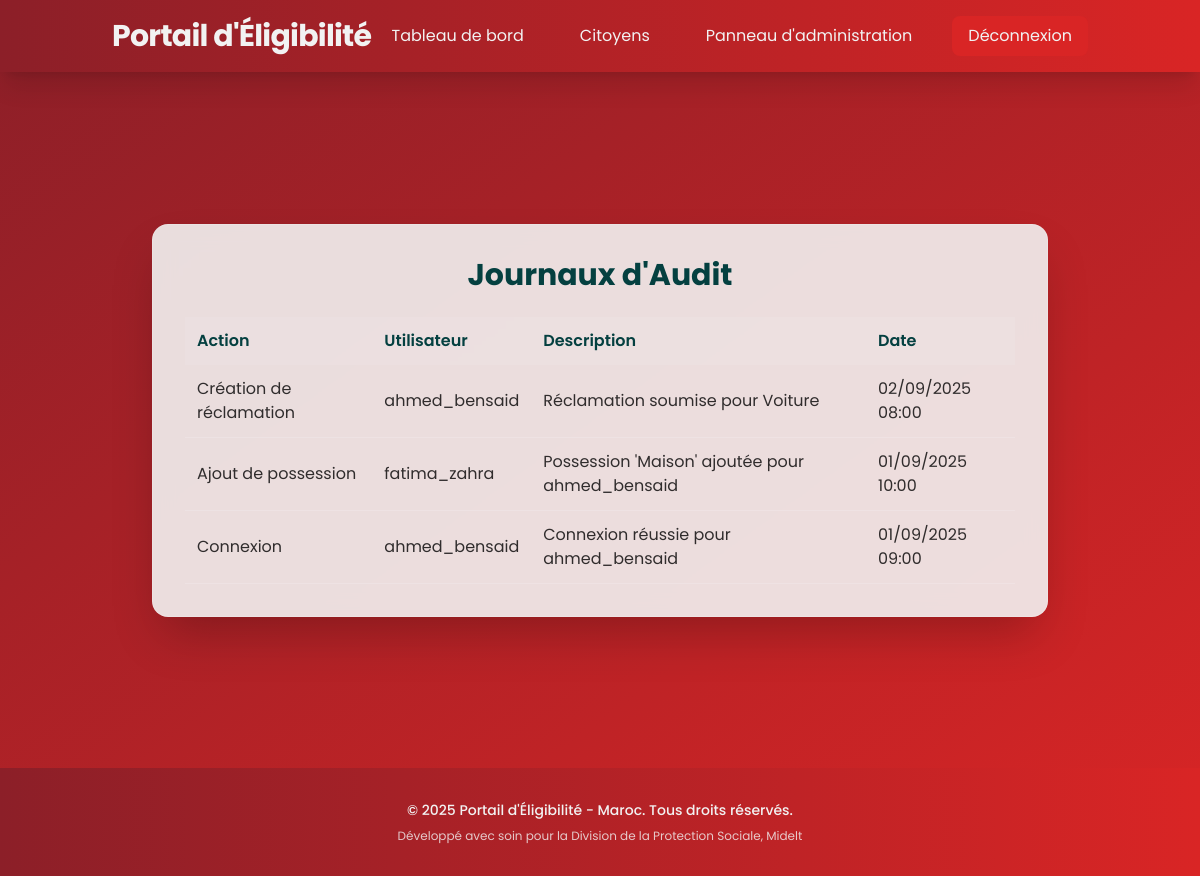
The app's page /admin-panel/audit-logs/ (signed in), older data.
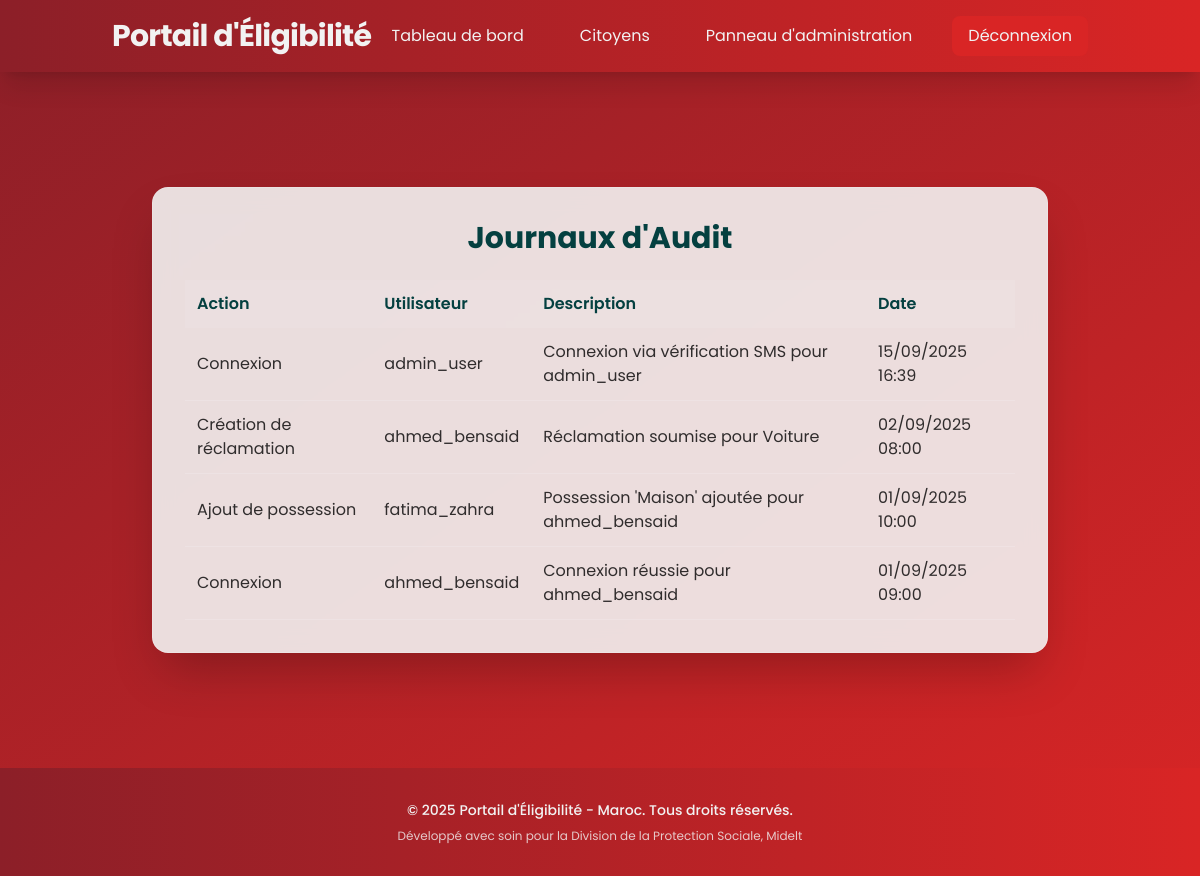
The same page, newer data.
### website/models.py (models this page shows)
class AuditLog(models.Model):
    ACTION_TYPES = [
        ('user_login', 'User Login'),
        ('possession_added', 'Possession Added'),
        ('possession_updated', 'Possession Updated'),
        ('reclamation_created', 'Reclamation Created'),
        ('reclamation_investigated', 'Reclamation Investigated'),
        ('fine_applied', 'Fine Applied'),
        ('application_submitted', 'Application Submitted'),
        ('application_reviewed', 'Application Reviewed'),
        ('calculation_performed', 'Social Indicator Calculated'),
    ]
    user = models.ForeignKey(User, on_delete=models.CASCADE)
    action_type = models.CharField(max_length=30, choices=ACTION_TYPES)
    description = models.TextField()
    ip_address = models.GenericIPAddressField()
    user_agent = models.TextField()
    related_citizen = models.ForeignKey(User, on_delete=models.CASCADE, null=True, blank=True, related_name='audit_logs_about')
    metadata = models.JSONField(default=dict)  # Store additional context
    timestamp = models.DateTimeField(auto_now_add=True)

class User(AbstractUser):
    USER_TYPES = [
        ('citizen', 'Citizen'),
        ('data_entry_staff', 'Data Entry Staff'),
        ('investigator', 'Investigator'),
        ('supervisor', 'Supervisor'),
        ('admin', 'Admin'),
    ]
    user_type = models.CharField(max_length=20, choices=USER_TYPES, default='citizen')
    national_id = models.CharField(max_length=20, unique=True)
    phone_validator = RegexValidator(regex=r'^\+212[0-9]{9}$', message="Phone number must be in format: '+212xxxxxxxxx'")
    phone_number = models.CharField(validators=[phone_validator], max_length=17, unique=True)
    birth_date = models.DateField(null=True, blank=True)
    address = models.TextField(blank=True)
    is_verified = models.BooleanField(default=False)
    verification_code = models.CharField(max_length=6, blank=True)
    created_at = models.DateTimeField(auto_now_add=True)
    updated_at = models.DateTimeField(auto_now=True)
    groups = models.ManyToManyField(
        'auth.Group',
        verbose_name='groups',
        blank=True,
        related_name='website_user_groups',  # Unique related_name
        help_text='The groups this user belongs to.',
    )
    user_permissions = models.ManyToManyField(
        'auth.Permission',
        verbose_name='user permissions',
        blank=True,
        related_name='website_user_permissions',  # Unique related_name
        help_text='Specific permissions for this user.',
    )

### website/views.py (the view)
# urls.py: path('admin-panel/audit-logs/', views.audit_logs, name='audit_logs'),
@login_required
@user_passes_test(is_admin)
def audit_logs(request):
    logs = AuditLog.objects.order_by('-timestamp')
    return render(request, 'admin/audit_logs.html', {'logs': logs})

### website/views.py (called while the page is built)
def is_admin(user):
    return user.user_type == 'admin'

### website/templates/admin/audit_logs.html (shortened to what this page needs)
{% extends 'base.html' %}
{% block content %}
<div class="flex items-center justify-center py-12" style="height:fit-content; min-height: 75vh;">
    <div class="glass p-8 rounded-2xl shadow-2xl w-full max-w-4xl animate-fade-in-up">
        <h1 class="text-3xl font-bold text-center text-[#044040] mb-6">Journaux d'Audit</h1>
        {% if logs %}
            <table class="w-full border-collapse">
                <thead>
                    <tr class="bg-[#F2F2F2]/10">
                        <th class="p-3 text-left text-[#044040] font-semibold">Action</th>
                        <th class="p-3 text-left text-[#044040] font-semibold">Utilisateur</th>
                        <th class="p-3 text-left text-[#044040] font-semibold">Description</th>
                        <th class="p-3 text-left text-[#044040] font-semibold">Date</th>
                    </tr>
                </thead>
                <tbody>
                    {% for log in logs %}
                        <tr class="border-b border-[#F2F2F2]/20">
                            <td class="p-3 text-[#000000]/80">
                                {% if log.action_type == 'user_login' %}Connexion
                                {% elif log.action_type == 'possession_added' %}Ajout de possession
                                {% elif log.action_type == 'possession_updated' %}Mise à jour de possession
                                {% elif log.action_type == 'reclamation_created' %}Création de réclamation
                                {% elif log.action_type == 'reclamation_investigated' %}Investigation de réclamation
                                {% elif log.action_type == 'fine_applied' %}Application d'amende
                                {% elif log.action_type == 'application_submitted' %}Soumission de demande
                                {% elif log.action_type == 'application_reviewed' %}Examen de demande
                                {% elif log.action_type == 'calculation_performed' %}Calcul d'indicateur social
                                {% endif %}
                            </td>
                            <td class="p-3 text-[#000000]/80">{{ log.user.username }}</td>
                            <td class="p-3 text-[#000000]/80">{{ log.description|truncatewords:10 }}</td>
                            <td class="p-3 text-[#000000]/80">{{ log.timestamp|date:"d/m/Y H:i" }}</td>
                        </tr>
                    {% endfor %}
                </tbody>
            </table>
        {% else %}
            <p class="text-[#000000]/80">Aucun journal d'audit enregistré.</p>
        {% endif %}
    </div>
</div>
{% endblock %}

Row changes from the older to the newer data that the page shows:
added AuditLog: action_type "Connexion", user.username "admin_user", description "Connexion via vérification SMS pour admin_user", timestamp "15/09/2025 16:39"
